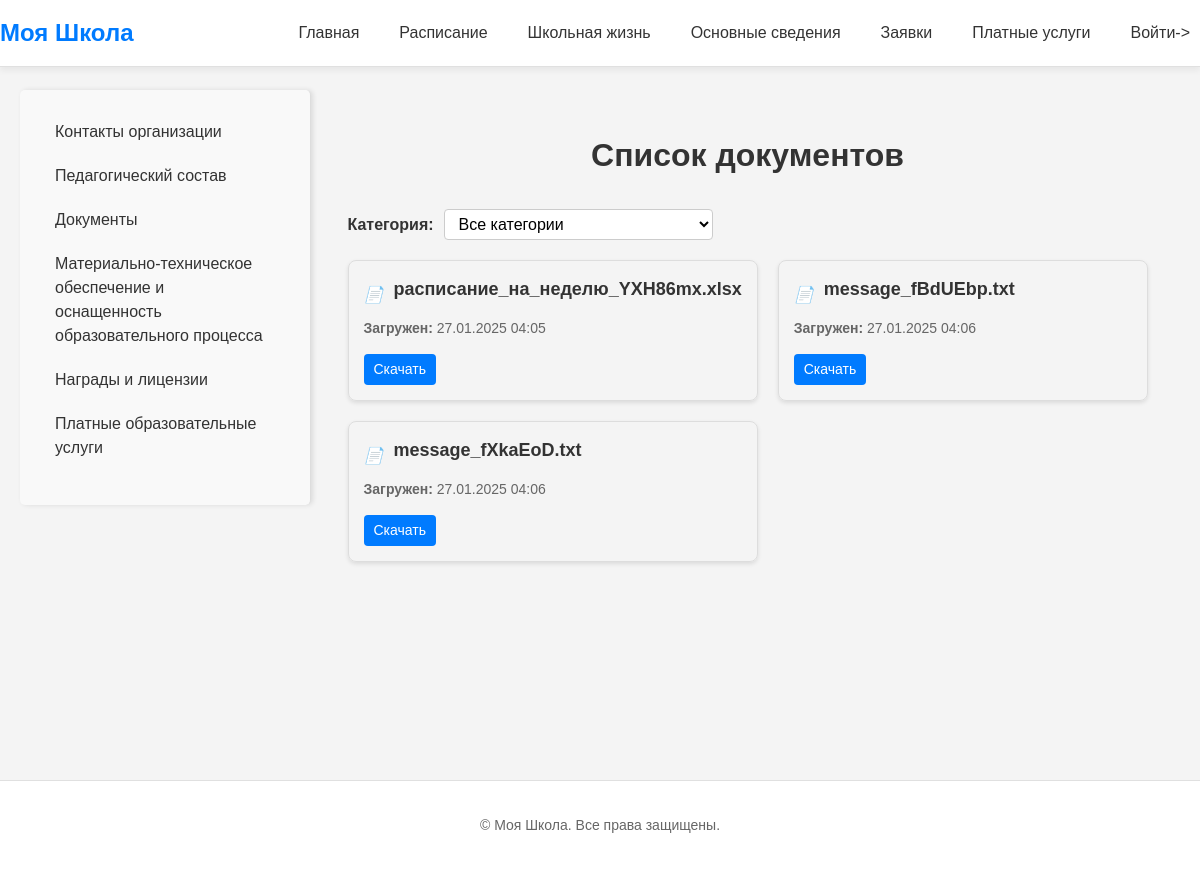
The page /about_school/document_all/ on the database as committed earlier.
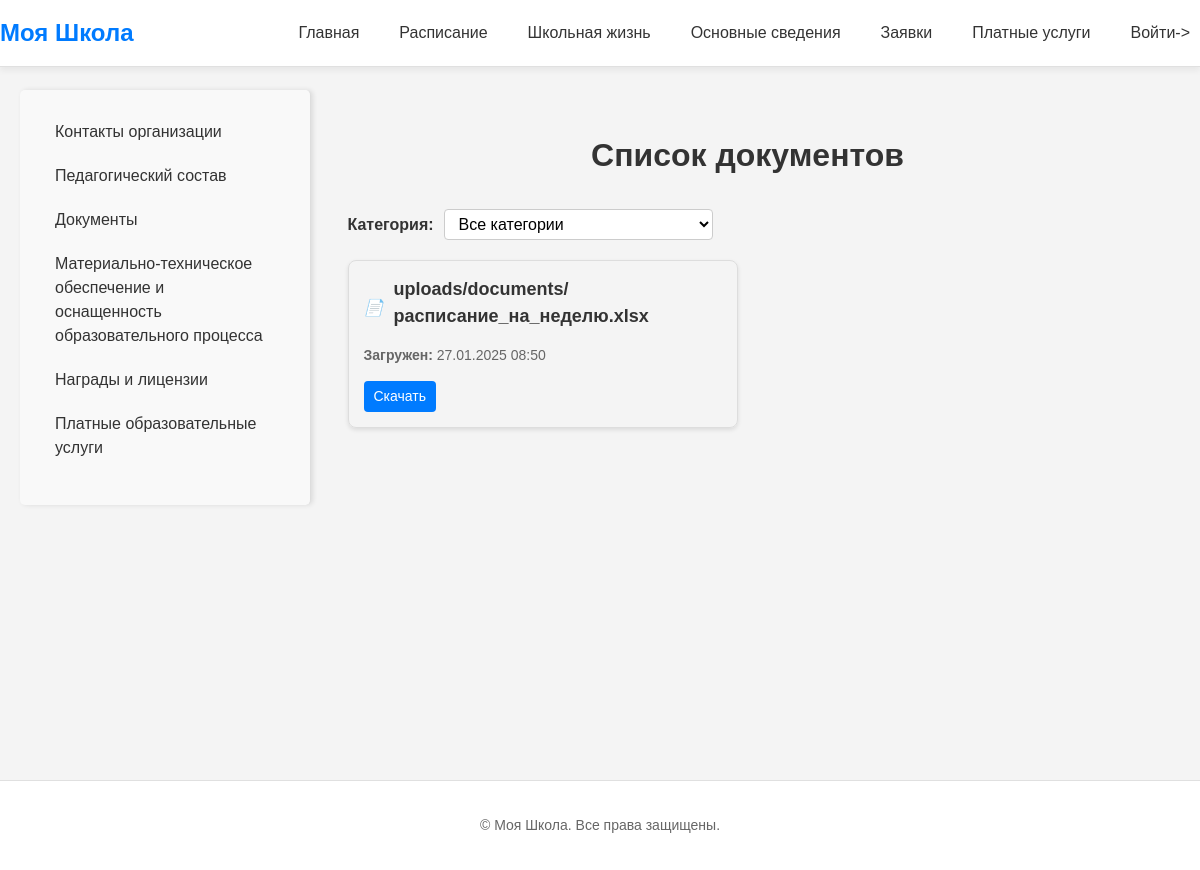
The same page on the database as committed later.
### school/models.py (models this page shows, shortened)
class UploadedFile(models.Model):
    CATEGORY_CHOICES = [
        ('local_regulations', 'Локальные нормативные акты'),
        ('paid_service', 'Платные услуги'),
    ]
    ACCESS_CHOICES = [
        ('all', 'Все пользователи'),
        ('students', 'Только студенты'),
        ('teachers', 'Только учителя'),
        ('management', 'Только руководство'),
    ]
    user = models.ForeignKey(User, on_delete=models.CASCADE, related_name="uploaded_files")
    name_file = models.CharField(max_length=50, verbose_name='Наименование', null=True)
    file = models.FileField(upload_to="uploads/documents/")
    file_type = models.CharField(max_length=50, choices=CATEGORY_CHOICES, verbose_name='Категория документа', null=True)
    access_level = models.CharField(max_length=15, choices=ACCESS_CHOICES, verbose_name='Доступ', default='all')
    uploaded_at = models.DateTimeField(auto_now_add=True)
    activities = models.ManyToManyField(
        'AdditionalActivity',
        blank=True,
        related_name="associated_files",
        verbose_name="Платные услуги"
    )
    apply_to_all_services = models.BooleanField(
        default=False,
        verbose_name="Применить ко всем платным услугам"
    )

### school/views.py (the view)
# urls.py: path('about_school/document_all/', views.document_list, name='document_list'),
def document_list(request):
    documents = UploadedFile.objects.all()
    category_filter = request.GET.get('category')
    if category_filter:
        documents = documents.filter(file_type=category_filter)
    user = request.user
    if not user.is_superuser:
        if user.groups.filter(name='students').exists():
            documents = documents.filter(access_level__in=['all', 'students'])
        elif user.groups.filter(name='teachers').exists():
            documents = documents.filter(access_level__in=['all', 'teachers'])
        elif user.groups.filter(name='management').exists():
            documents = documents.filter(access_level__in=['all', 'management'])
        else:
            documents = documents.filter(access_level='all')
    categories = UploadedFile.CATEGORY_CHOICES
    return render(request, 'about_school/document_list/document_list.html', {
        'documents': documents,
        'categories': categories,
    })

### templates/about_school/document_list/document_list.html (shortened to what this page needs)
{% extends 'index.html' %}
{% load static %}
{% block extra_css %}
    <link rel="stylesheet" href="{% static 'css/about_school.css' %}">
{% endblock %}
{% block content %}
    <div class="about-school-container">
        <aside>
            {% include 'about_school/about_school_menu.html' %}
        </aside>
        <div class="main-content">
            <div class="document-list-container">
                <h1>Список документов</h1>
                <form method="get" class="filter-form">
                    <label for="category">Категория:</label>
                    <select name="category" id="category" onchange="this.form.submit()">
                        <option value="">Все категории</option>
                    </select>
                </form>
                <div class="document-list">
                    {% for document in documents %}
                        <div class="document-card">
                            <div class="icon-and-name">
                                <i class="file-icon">📄</i>
                                {% if document.name_file %}
                                    <h3>{{ document.name_file }}</h3>
                                {% else %}
                                    <h3>{{ document.file.name|slice:"18:" }}</h3>
                                {% endif %}
                            </div>
                            <p><strong>Загружен:</strong> {{ document.uploaded_at|date:"d.m.Y H:i" }}</p>
                            <a href="{{ document.file.url }}" target="_blank" class="download-link">Скачать</a>
                        </div>
                    {% empty %}
                        <p>Документы не найдены.</p>
                    {% endfor %}
                </div>
            </div>
        </div>
    </div>
{% endblock %}

Rows that differ between the two databases and show on the page:
removed UploadedFile: file.name "расписание_на_неделю_YXH86mx.xlsx", uploaded_at "27.01.2025 04:05"
removed UploadedFile: file.name "message_fBdUEbp.txt", uploaded_at "27.01.2025 04:06"
removed UploadedFile: file.name "message_fXkaEoD.txt", uploaded_at "27.01.2025 04:06"
added UploadedFile: name_file "uploads/documents/расписание_на_неделю.xlsx", uploaded_at "27.01.2025 08:50"
